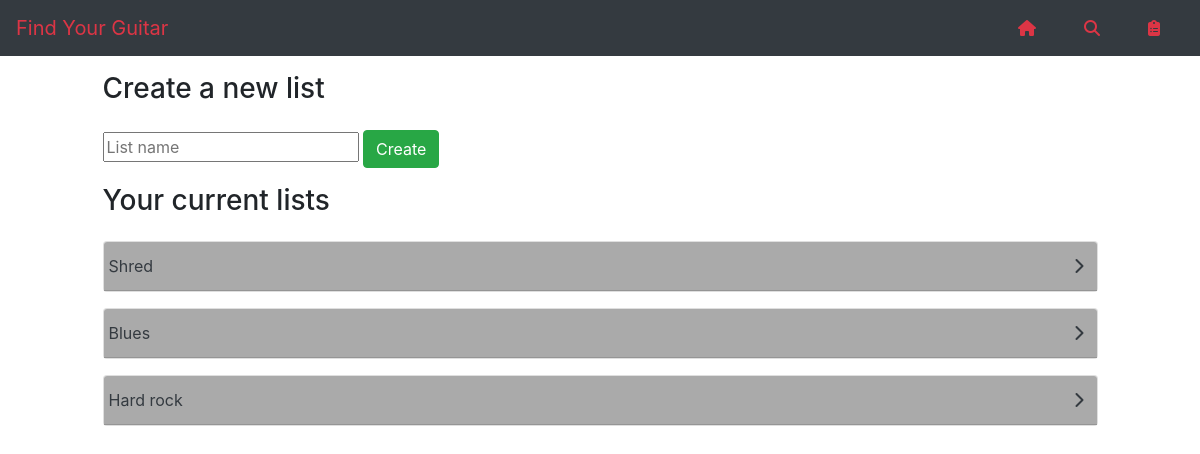
Page /mylists/ on the earlier database version.
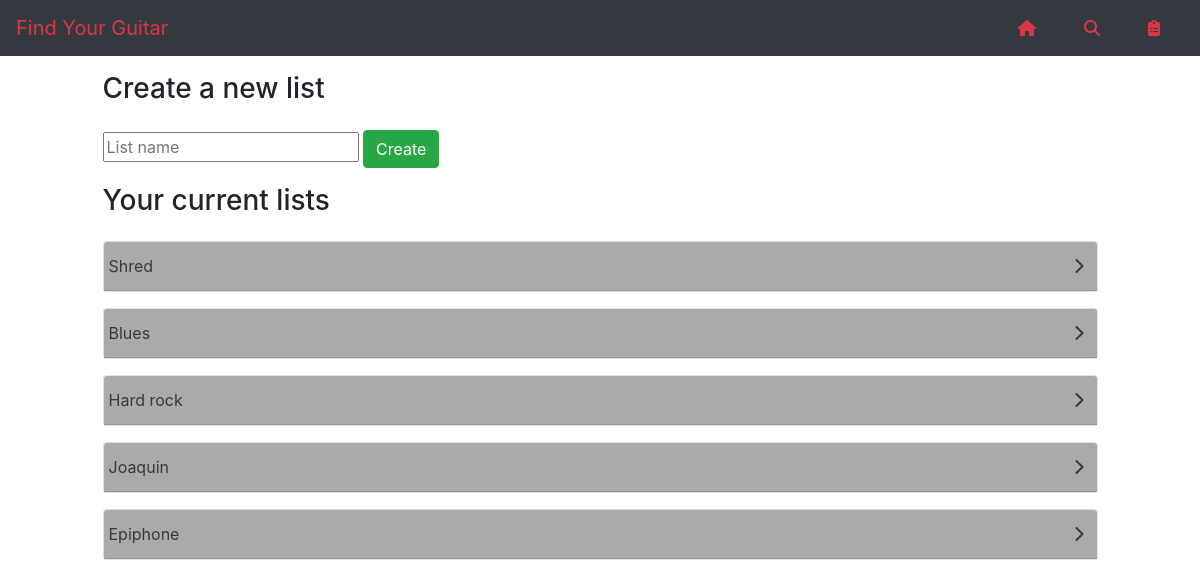
Same page on the later database version.
### list_tracker/models.py (models this page shows, shortened)
class List(models.Model):
    name = models.CharField(max_length=250)

### list_tracker/views.py (the view)
# urls.py: path('mylists/', v.mylists, name="mylists"),
def mylists(response):
    if response.method == "POST":
        form = CreateNewList(response.POST)
        if form.is_valid():
            n = form.cleaned_data["name"]
            l = List(name=n)
            l.save()
    form = CreateNewList()
    my_dict = {"lists":List.objects.all(), "form":form}
    return render(response, "list_tracker/mylists.html", my_dict)

### list_tracker/forms.py
class CreateNewList(forms.Form):
    name = forms.CharField(label="", max_length=250, widget=forms.TextInput(attrs={"placeholder":"List name"}))

### list_tracker/templates/list_tracker/mylists.html (shortened to what this page needs)
{% extends 'finder/base.html' %}
{% block content %}
    <div class="row mt-3">
        <div class="col-sm-1"></div>
        <div class="col-sm-10"><h3>Create a new list</h3></div>
        <div class="col-sm-1 pr-0"></div>
    </div>
    <div class="row mt-3">
        <div class="col-sm-1"></div>
        <div class="col-sm-10">
            <form method="post" action="#">
                {{ form }}
                <button type="submit" class="btn btn-success" name="create">Create</button>
            </form>
        </div>
        <div class="col-sm-1 pr-0"></div>
    </div>
    <div class="row mt-3">
        <div class="col-sm-1"></div>
        <div class="col-sm-10"><h3>Your current lists</h3></div>
        <div class="col-sm-1 pr-0"></div>
    </div>
    <div id="accordion">
        {% for x in lists %}
            <div class="row mt-3">
                <div class="col-sm-1"></div>
                <div class="col-sm-10">
                    <div class="list_container">
                        <div class="card">
                            <div class="card-header text-dark" style="background-color: #aaa;">
                                <div class="row justify-content-between">
                                    <div class="listname_container">{{ x.name }}</div>
                                    <div class="icon_container text-right justify-content-end">
                                        <a class="card-link justify-content-end mr-2" data-toggle="collapse" href="#collapse{{ forloop.counter }}">
                                            <i class="fas fa-chevron-right downarrow text-dark "></i>
                                        </a>
                                    </div>
                                </div>
                            </div>
                            </div>
                    </div>
                </div>
                <div class="col-sm-1 pr-0"></div>
            </div>
        {% endfor %}
    </div>
{% endblock %}

### finder/templates/finder/base.html (shortened to what this page needs)
<!DOCTYPE html>
<html>
    <head>
        <link rel="stylesheet" href="https://cdn.jsdelivr.net/npm/bootstrap@4.6.0/dist/css/bootstrap.min.css">
    </head>
    <body>
        <nav class="navbar navbar-expand-md bg-dark navbar-dark">
            <a class="navbar-brand text-danger" href="#">Find Your Guitar</a>
            <div class="collapse navbar-collapse justify-content-end" id="collapsibleNavbar">
              <ul class="navbar-nav">
                <li class="nav-item mx-3 ">
                  <a class="nav-link" href="/"><i class="fas fa-home text-danger"></i></a>
                </li>
                <li class="nav-item mx-3">
                  <a class="nav-link" href="/search"><i class="fas fa-search text-danger"></i></a>
                </li>
                <li class="nav-item mx-3">
                  <a class="nav-link" href="/mylists"><i class="fas fa-clipboard-list text-danger"></i></a>
                </li>
              </ul>
            </div>
          </nav>
        <div id="content" name="content">
            {% block content %}
            {% endblock %}
        </div>
    </body>
</html>

### list_tracker/templates/list_tracker/mylists.html (style rules this page uses)
* { margin-right: 0; }
.downarrow { transition: all 0.3s ; }

Differences in the rows shown:
added List: name "Joaquin"
added List: name "Epiphone"
